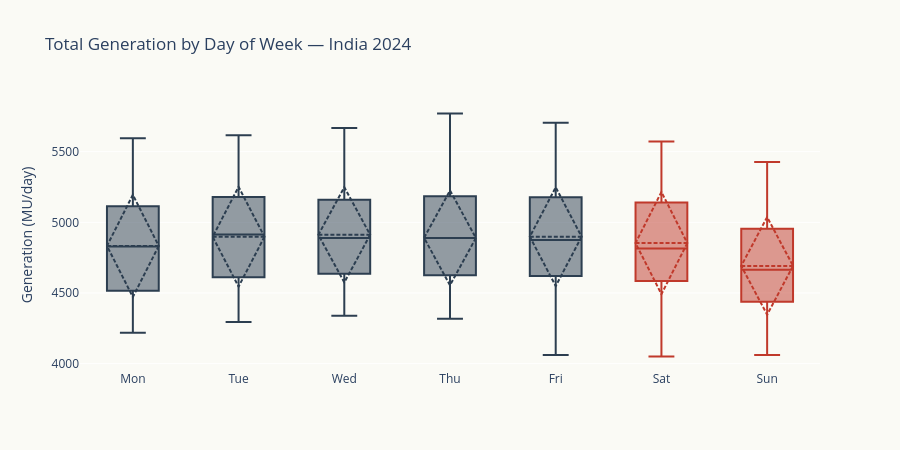

Notebook code for this chart:
### Markdown cell above
## 1. Day-of-Week Box Plots — Total Generation

### Code cell
fig = go.Figure()

for i, day in enumerate(dow_order):
    mask = df24['dow_name'] == day
    color = '#C0392B' if day in ['Sat', 'Sun'] else '#2C3E50'
    fig.add_trace(go.Box(
        y=df24[mask]['total'],
        name=day,
        marker_color=color,
        boxmean='sd',
        hovertemplate='%{y:.0f} MU<extra></extra>',
    ))

fig.update_layout(
    title='Total Generation by Day of Week — India 2024',
    yaxis_title='Generation (MU/day)',
    plot_bgcolor='#FAFAF5', paper_bgcolor='#FAFAF5',
    height=450, showlegend=False,
)
fig.show()

# Quantify the weekend effect
weekday_avg = df24[~df24['is_weekend']]['total'].mean()
weekend_avg = df24[df24['is_weekend']]['total'].mean()
sun_avg = df24[df24['dow'] == 6]['total'].mean()

print(f'Weekday average: {weekday_avg:.0f} MU')
print(f'Weekend average: {weekend_avg:.0f} MU ({(weekend_avg/weekday_avg-1)*100:+.1f}%)')
print(f'Sunday average:  {sun_avg:.0f} MU ({(sun_avg/weekday_avg-1)*100:+.1f}%)')
print(f'\nWeekend dip: ~{weekday_avg - weekend_avg:.0f} MU/day ({(1 - weekend_avg/weekday_avg)*100:.1f}%)')
